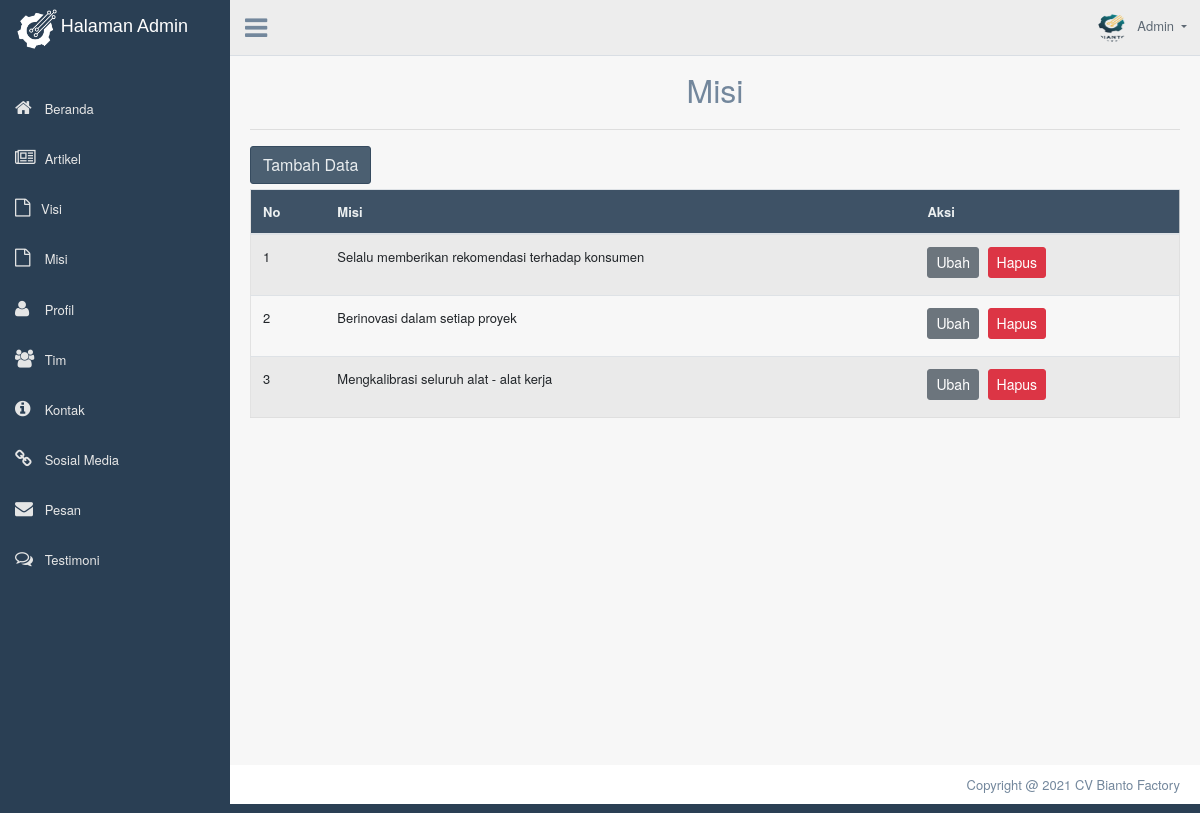
/admin/dashboard.php?page=tampilmisi (signed in), run on the app's committed database.
### tables this page shows
CREATE TABLE `misi` (
  `id` int(11) NOT NULL,
  `misi` longtext NOT NULL
);

### admin/CRUD-Misi/tampil.php (the view, shortened to what this page needs)
<?php
include('../includes/config.php');
?>
<div class="container" style="margin-top:20px">
	<center>
		<font size="6">Misi</font>
	</center>
	<hr>
	<a href="dashboard.php?page=tambahmisi"><button class="btn btn-dark right">Tambah Data</button></a>
	<div class="table-responsive">
		<table class="table table-striped jambo_table bulk_action">
			<thead>
				<tr>
					<th>No</th>
					<th>Misi</th>
					<th>Aksi</th>
				</tr>
			</thead>
			<tbody>
				<?php
				$sql = mysqli_query($koneksidb, "SELECT * FROM misi ORDER BY id DESC") or die(mysqli_error($koneksidb));
				if (mysqli_num_rows($sql) > 0) {
					$no = 1;
					while ($data = mysqli_fetch_assoc($sql)) {
						echo '
						<tr>
							<td>' . $no . '</td>
							<td>' . $data['misi'] . '</td>
							<td>
								<a href="dashboard.php?page=editmisi&id=' . $data['id'] . '" class="btn btn-secondary btn-sm">Ubah</a>
								<a href="CRUD-Misi/delete.php?id=' . $data['id'] . '" class="btn btn-danger btn-sm" onclick="return confirm(\'Yakin ingin menghapus data ini?\')">Hapus</a>
							</td>
						</tr>
						';
						$no++;
					}
				} else {
					echo '
					<tr>
						<td colspan="6">Tidak ada data.</td>
					</tr>
					';
				}
				?>
		</table>
	</div>
</div>

### data on the page
misi: misi "Selalu memberikan rekomendasi terhadap konsumen"
misi: misi "Berinovasi dalam setiap proyek"
misi: misi "Mengkalibrasi seluruh alat - alat kerja"
